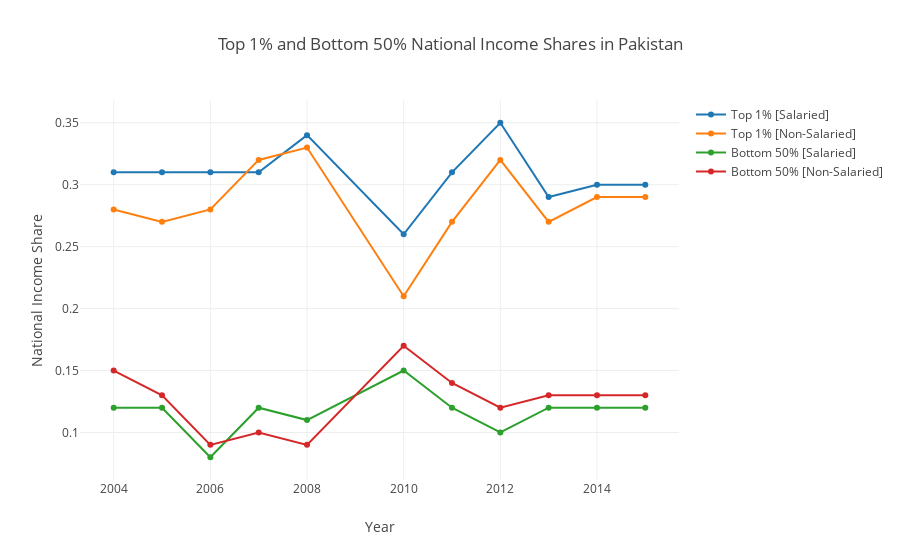

Here is the notebook cell this chart was saved with:
### Code cell
bottom_50_trace_salaried = go.Scatter(
    x = years,
    y = bottom_50_income_shares_salaried,
    name = 'Bottom 50% [Salaried]'
)

bottom_50_trace_nonsalaried = go.Scatter(
    x = years,
    y = bottom_50_income_shares_nonsalaried,
    name = 'Bottom 50% [Non-Salaried]'
)

layout = dict(title = 'Top 1% and Bottom 50% National Income Shares in Pakistan',
              xaxis = dict(title = 'Year'),
              yaxis = dict(title = 'National Income Share'),
              )
data = [top_1_trace_salaried, top_1_trace_nonsalaried, bottom_50_trace_salaried, bottom_50_trace_nonsalaried]
top1_bottom50_share = plotly.offline.iplot({
    "data": data,
    "layout": layout
})
top1_bottom50_share

### Figure 1 — Plotly figure (JSON) as saved in the notebook; plotly's stock layout.template omitted (floating-point values rounded to 4 significant figures)
{"data": [{"name": "Top 1% [Salaried]", "type": "scatter", "x": [2004, 2005, 2006, 2007, 2008, 2010, 2011, 2012, 2013, 2014, 2015], "y": [0.31, 0.31, 0.31, 0.31, 0.34, 0.26, 0.31, 0.35, 0.29, 0.3, 0.3]}, {"name": "Top 1% [Non-Salaried]", "type": "scatter", "x": [2004, 2005, 2006, 2007, 2008, 2010, 2011, 2012, 2013, 2014, 2015], "y": [0.28, 0.27, 0.28, 0.32, 0.33, 0.21, 0.27, 0.32, 0.27, 0.29, 0.29]}, {"name": "Bottom 50% [Salaried]", "type": "scatter", "x": [2004, 2005, 2006, 2007, 2008, 2010, 2011, 2012, 2013, 2014, 2015], "y": [0.12, 0.12, 0.08, 0.12, 0.11, 0.15, 0.12, 0.1, 0.12, 0.12, 0.12]}, {"name": "Bottom 50% [Non-Salaried]", "type": "scatter", "x": [2004, 2005, 2006, 2007, 2008, 2010, 2011, 2012, 2013, 2014, 2015], "y": [0.15, 0.13, 0.09, 0.1, 0.09, 0.17, 0.14, 0.12, 0.13, 0.13, 0.13]}], "layout": {"title": "Top 1% and Bottom 50% National Income Shares in Pakistan", "xaxis": {"title": "Year"}, "yaxis": {"title": "National Income Share"}}}
